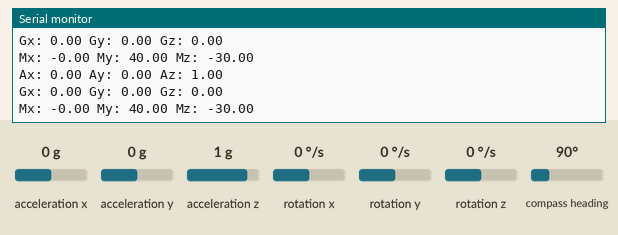
A sketch run on a simulated Arduino Uno, built with avr-gcc and run on an emulated ATmega328P. On the bench: the last lines printed to the serial monitor. The inputs (shaded band) are chosen by the test bench; at power-on: acceleration x 0 g, acceleration y 0 g, acceleration z 1 g, rotation x 0 °/s, rotation y 0 °/s, rotation z 0 °/s, compass heading 90°.

Above: at 1.3 s.
1.4 s: acceleration x set to -1.4 g
At 1.54 s:
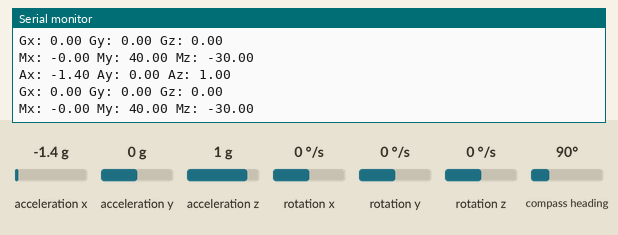
2.9 s: acceleration y set to -1.4 g
At 2.98 s:
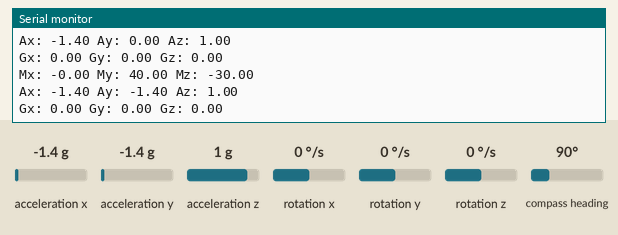
4.4 s: acceleration z set to -1.4 g
At 4.41 s:
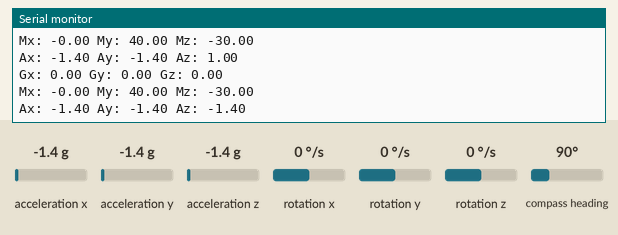
5.9 s: rotation x set to -192 °/s
At 5.96 s:
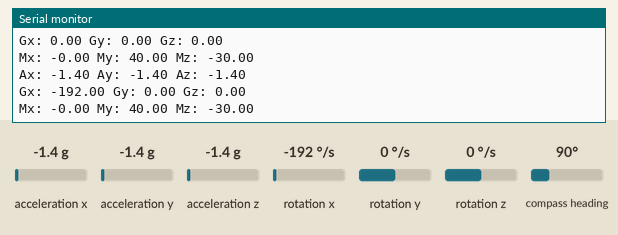
7.4 s: rotation y set to -192 °/s
At 7.61 s:
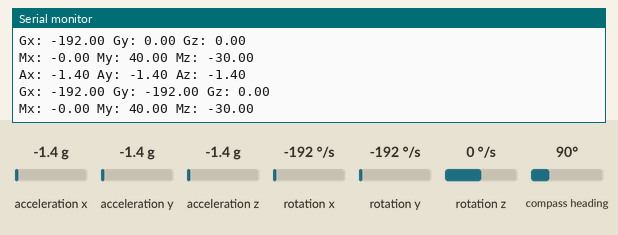

Measured:
- after the input at 1.4 s, the serial monitor: prints a new line at once (image 1)
- after the input at 2.9 s, the serial monitor: prints a new line after 0.08 s (image 2)
- after the input at 4.4 s, the serial monitor: prints a new line at once (image 3)
- after the input at 5.9 s, the serial monitor: prints a new line after 0.06 s (image 4)
- after the input at 7.4 s, the serial monitor: prints a new line after 0.10 s (image 5)

The sketch:

example.ino
```cpp
// Reads raw accelerometer, gyroscope, and magnetometer axis values from the MPU9250 using the hideakitai MPU9250 Arduino library and prints them over Serial every 100 ms.
//
// Buy this module: https://shillehtek.com/products/shillehtek-mpu9250-authentic-gy-9250-pre-soldered
// Full manual: https://shillehtek.com/blogs/shillehtek-product-manuals/mpu9250-authentic-gy-9250-pre-soldered-9-axis-9-dof-accelerometer-magnetometer
// More examples: https://github.com/shillehbean/shillehtek-examples
//

// MPU9250 - Read accel, gyro, and mag (9 axes)
// Requires: MPU9250 library by hideakitai

#include <MPU9250.h>

MPU9250 mpu;

void setup() {
  Serial.begin(115200);
  Wire.begin();
  delay(100);

  if (!mpu.setup(0x68)) {
    Serial.println("MPU9250 not found. Check wiring.");
    while (1);
  }
  Serial.println("MPU9250 ready.");
}

void loop() {
  if (mpu.update()) {
    Serial.print("Ax: "); Serial.print(mpu.getAccX());
    Serial.print(" Ay: "); Serial.print(mpu.getAccY());
    Serial.print(" Az: "); Serial.println(mpu.getAccZ());

    Serial.print("Gx: "); Serial.print(mpu.getGyroX());
    Serial.print(" Gy: "); Serial.print(mpu.getGyroY());
    Serial.print(" Gz: "); Serial.println(mpu.getGyroZ());

    Serial.print("Mx: "); Serial.print(mpu.getMagX());
    Serial.print(" My: "); Serial.print(mpu.getMagY());
    Serial.print(" Mz: "); Serial.println(mpu.getMagZ());
    Serial.println();
  }
  delay(100);
}
```
